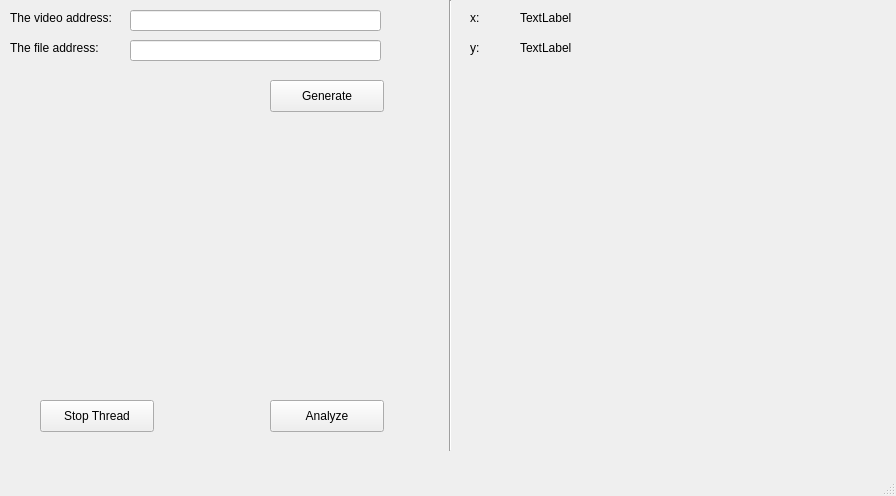
<?xml version="1.0" encoding="UTF-8"?>
<ui version="4.0">
 <class>MainWindow</class>
 <widget class="QMainWindow" name="MainWindow">
  <property name="geometry">
   <rect>
    <x>0</x>
    <y>0</y>
    <width>896</width>
    <height>496</height>
   </rect>
  </property>
  <property name="windowTitle">
   <string>MainWindow</string>
  </property>
  <widget class="QWidget" name="centralwidget">
   <widget class="QLabel" name="search_name_label">
    <property name="geometry">
     <rect>
      <x>10</x>
      <y>10</y>
      <width>121</width>
      <height>16</height>
     </rect>
    </property>
    <property name="text">
     <string>The video address:</string>
    </property>
   </widget>
   <widget class="QLabel" name="search_name_label_2">
    <property name="geometry">
     <rect>
      <x>10</x>
      <y>40</y>
      <width>121</width>
      <height>16</height>
     </rect>
    </property>
    <property name="text">
     <string>The file address:</string>
    </property>
   </widget>
   <widget class="QLineEdit" name="Video">
    <property name="geometry">
     <rect>
      <x>130</x>
      <y>10</y>
      <width>251</width>
      <height>21</height>
     </rect>
    </property>
   </widget>
   <widget class="QLineEdit" name="File">
    <property name="geometry">
     <rect>
      <x>130</x>
      <y>40</y>
      <width>251</width>
      <height>21</height>
     </rect>
    </property>
   </widget>
   <widget class="QPushButton" name="Generate">
    <property name="geometry">
     <rect>
      <x>270</x>
      <y>80</y>
      <width>114</width>
      <height>32</height>
     </rect>
    </property>
    <property name="text">
     <string>Generate</string>
    </property>
   </widget>
   <widget class="QWidget" name="verticalLayoutWidget">
    <property name="geometry">
     <rect>
      <x>50</x>
      <y>120</y>
      <width>311</width>
      <height>271</height>
     </rect>
    </property>
    <layout class="QVBoxLayout" name="LayVideo">
     <property name="sizeConstraint">
      <enum>QLayout::SetDefaultConstraint</enum>
     </property>
    </layout>
   </widget>
   <widget class="QPushButton" name="Analyze">
    <property name="geometry">
     <rect>
      <x>270</x>
      <y>400</y>
      <width>114</width>
      <height>32</height>
     </rect>
    </property>
    <property name="text">
     <string>Analyze</string>
    </property>
   </widget>
   <widget class="QWidget" name="verticalLayoutWidget_2">
    <property name="geometry">
     <rect>
      <x>510</x>
      <y>120</y>
      <width>311</width>
      <height>271</height>
     </rect>
    </property>
    <layout class="QVBoxLayout" name="LayVideo_2">
     <property name="sizeConstraint">
      <enum>QLayout::SetDefaultConstraint</enum>
     </property>
    </layout>
   </widget>
   <widget class="QLabel" name="label">
    <property name="geometry">
     <rect>
      <x>520</x>
      <y>10</y>
      <width>59</width>
      <height>16</height>
     </rect>
    </property>
    <property name="text">
     <string>TextLabel</string>
    </property>
   </widget>
   <widget class="QLabel" name="label_2">
    <property name="geometry">
     <rect>
      <x>520</x>
      <y>40</y>
      <width>59</width>
      <height>16</height>
     </rect>
    </property>
    <property name="text">
     <string>TextLabel</string>
    </property>
   </widget>
   <widget class="QLabel" name="label_3">
    <property name="geometry">
     <rect>
      <x>470</x>
      <y>10</y>
      <width>59</width>
      <height>16</height>
     </rect>
    </property>
    <property name="text">
     <string>x:</string>
    </property>
   </widget>
   <widget class="QLabel" name="label_4">
    <property name="geometry">
     <rect>
      <x>470</x>
      <y>40</y>
      <width>59</width>
      <height>16</height>
     </rect>
    </property>
    <property name="text">
     <string>y:</string>
    </property>
   </widget>
   <widget class="Line" name="line">
    <property name="geometry">
     <rect>
      <x>430</x>
      <y>0</y>
      <width>41</width>
      <height>451</height>
     </rect>
    </property>
    <property name="orientation">
     <enum>Qt::Vertical</enum>
    </property>
   </widget>
   <widget class="QPushButton" name="Terminate">
    <property name="geometry">
     <rect>
      <x>40</x>
      <y>400</y>
      <width>114</width>
      <height>32</height>
     </rect>
    </property>
    <property name="text">
     <string>Stop Thread</string>
    </property>
   </widget>
  </widget>
  <widget class="QStatusBar" name="statusbar"/>
  <widget class="QMenuBar" name="menubar">
   <property name="geometry">
    <rect>
     <x>0</x>
     <y>0</y>
     <width>896</width>
     <height>22</height>
    </rect>
   </property>
  </widget>
  <action name="actionStudy">
   <property name="text">
    <string>study</string>
   </property>
  </action>
  <action name="actionTask">
   <property name="text">
    <string>task</string>
   </property>
  </action>
  <action name="actionVisit_type">
   <property name="text">
    <string>visit type</string>
   </property>
  </action>
 </widget>
 <resources/>
 <connections/>
</ui>
